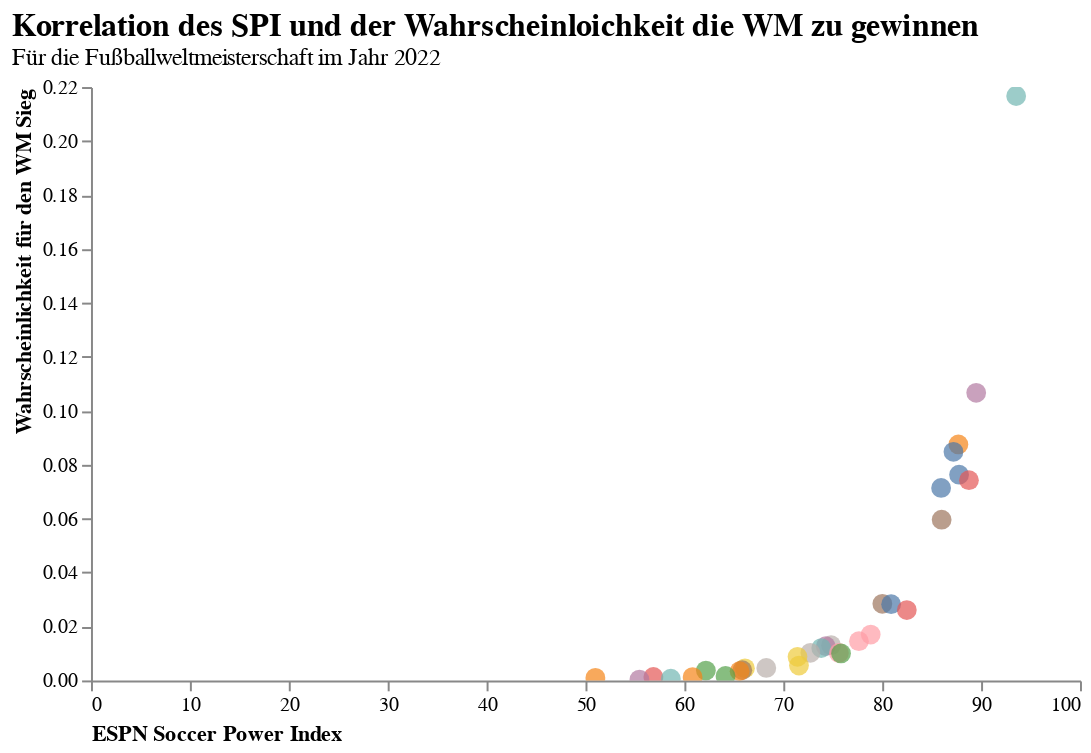

Here is the notebook cell this chart was saved with:
### Code cell
%matplotlib inline
import altair as alt

# Visualize the data
alt.Chart(df).mark_circle(size=100).encode(
    x=alt.X('spi',
            axis=alt.Axis(title='ESPN Soccer Power Index',
                          labelAngle=0,
                          titleAnchor='start',
                          grid=False)),
    y=alt.Y('win_league',
            axis=alt.Axis(title='Wahrscheinlichkeit für den WM Sieg',
                          titleAnchor='end',
                          grid=False)),
    color=alt.Color('team', legend=None),
    tooltip=['team', 'spi', 'win_league']

).properties(
    title={'text':'Korrelation des SPI und der Wahrscheinloichkeit die WM zu gewinnen','subtitle':'Für die Fußballweltmeisterschaft im Jahr 2022'},  
    width=500,
    height=300
).configure_view(
    strokeWidth=0
).configure_title( 
    fontSize=16,
    font='Arial',
    color='black',
    anchor='start'
).interactive()

### Figure 1 — Vega-Lite specification as saved in the notebook (floating-point values rounded to 4 significant figures)
{"config": {"view": {"continuousWidth": 400, "continuousHeight": 300, "strokeWidth": 0}, "title": {"anchor": "start", "color": "black", "font": "Arial", "fontSize": 16}}, "data": {"name": "data-56baa678e382e6af0ea107f7f4af628d"}, "mark": {"type": "circle", "size": 100}, "encoding": {"color": {"type": "nominal", "field": "team", "legend": null}, "tooltip": [{"type": "nominal", "field": "team"}, {"type": "quantitative", "field": "spi"}, {"type": "quantitative", "field": "win_league"}], "x": {"type": "quantitative", "axis": {"grid": false, "labelAngle": 0, "title": "ESPN Soccer Power Index", "titleAnchor": "start"}, "field": "spi"}, "y": {"type": "quantitative", "axis": {"grid": false, "title": "Wahrscheinlichkeit für den WM Sieg", "titleAnchor": "end"}, "field": "win_league"}}, "height": 300, "selection": {"selector004": {"type": "interval", "bind": "scales", "encodings": ["x", "y"]}}, "title": {"text": "Korrelation des SPI und der Wahrscheinloichkeit die WM zu gewinnen", "subtitle": "Für die Fußballweltmeisterschaft im Jahr 2022"}, "width": 500, "$schema": "https://vega.github.io/schema/vega-lite/v4.8.1.json", "datasets": {"data-56baa678e382e6af0ea107f7f4af628d": [{"forecast_timestamp": "2022-11-16T16:00:55+00:00", "team": "Brazil", "group": "G", "spi": 93.55, "global_o": 3.222, "global_d": 0.2963, "sim_wins": 2.115, "sim_ties": 0.5946, "sim_losses": 0.2907, "sim_goal_diff": 4.463, "goals_scored": 6.302, "goals_against": 1.839, "group_1": 0.7164, "group_2": 0.1941, "group_3": 0.06846, "group_4": 0.02109, "make_round_of_16": 0.9104, "make_quarters": 0.6887, "make_semis": 0.4638, "make_final": 0.3248, "win_league": 0.2167, "timestamp": "2022-12-14T20:56:18+00:00"}, {"forecast_timestamp": "2022-11-16T16:00:55+00:00", "team": "Spain", "group": "E", "spi": 89.51, "global_o": 2.802, "global_d": 0.3863, "sim_wins": 1.763, "sim_ties": 0.6977, "sim_losses": 0.5392, "sim_goal_diff": 2.88, "goals_scored": 5.468, "goals_against": 2.588, "group_1": 0.4684, "group_2": 0.3385, "group_3": 0.1542, "group_4": 0.03896, "make_round_of_16": 0.8069, "make_quarters": 0.5558, "make_semis": 0.3028, "make_final": 0.1886, "win_league": 0.1066, "timestamp": "2022-12-14T20:56:18+00:00"}, {"forecast_timestamp": "2022-11-16T16:00:55+00:00", "team": "France", "group": "D", "spi": 87.71, "global_o": 2.774, "global_d": 0.4792, "sim_wins": 1.784, "sim_ties": 0.735, "sim_losses": 0.4807, "sim_goal_diff": 2.965, "goals_scored": 5.307, "goals_against": 2.342, "group_1": 0.5536, "group_2": 0.2733, "group_3": 0.1233, "group_4": 0.04986, "make_round_of_16": 0.8269, "make_quarters": 0.5405, "make_semis": 0.3313, "make_final": 0.1719, "win_league": 0.0875, "timestamp": "2022-12-14T20:56:18+00:00"}, {"forecast_timestamp": "2022-11-16T16:00:55+00:00", "team": "Argentina", "group": "C", "spi": 87.21, "global_o": 2.628, "global_d": 0.4317, "sim_wins": 1.837, "sim_ties": 0.732, "sim_losses": 0.4313, "sim_goal_diff": 3.169, "goals_scored": 5.335, "goals_against": 2.165, "group_1": 0.5972, "group_2": 0.2427, "group_3": 0.1129, "group_4": 0.0471, "make_round_of_16": 0.8399, "make_quarters": 0.5309, "make_semis": 0.3276, "make_final": 0.1594, "win_league": 0.08476, "timestamp": "2022-12-14T20:56:18+00:00"}, {"forecast_timestamp": "2022-11-16T16:00:55+00:00", "team": "Portugal", "group": "H", "spi": 87.77, "global_o": 2.789, "global_d": 0.4829, "sim_wins": 1.742, "sim_ties": 0.7474, "sim_losses": 0.5105, "sim_goal_diff": 2.808, "goals_scored": 5.189, "goals_against": 2.382, "group_1": 0.5346, "group_2": 0.2763, "group_3": 0.1347, "group_4": 0.05445, "make_round_of_16": 0.8109, "make_quarters": 0.4558, "make_semis": 0.2603, "make_final": 0.1525, "win_league": 0.07629, "timestamp": "2022-12-14T20:56:18+00:00"}, {"forecast_timestamp": "2022-11-16T16:00:55+00:00", "team": "Germany", "group": "E", "spi": 88.77, "global_o": 3.172, "global_d": 0.6192, "sim_wins": 1.66, "sim_ties": 0.6554, "sim_losses": 0.6847, "sim_goal_diff": 2.552, "goals_scored": 5.859, "goals_against": 3.306, "group_1": 0.4033, "group_2": 0.3609, "group_3": 0.1813, "group_4": 0.05448, "make_round_of_16": 0.7642, "make_quarters": 0.4958, "make_semis": 0.2483, "make_final": 0.1439, "win_league": 0.07425, "timestamp": "2022-12-14T20:56:18+00:00"}, {"forecast_timestamp": "2022-11-16T16:00:55+00:00", "team": "England", "group": "B", "spi": 85.96, "global_o": 2.553, "global_d": 0.4599, "sim_wins": 1.713, "sim_ties": 0.7942, "sim_losses": 0.4932, "sim_goal_diff": 2.629, "goals_scored": 4.877, "goals_against": 2.248, "group_1": 0.5544, "group_2": 0.2498, "group_3": 0.1299, "group_4": 0.06588, "make_round_of_16": 0.8043, "make_quarters": 0.5161, "make_semis": 0.29, "make_final": 0.1469, "win_league": 0.07136, "timestamp": "2022-12-14T20:56:18+00:00"}, {"forecast_timestamp": "2022-11-16T16:00:55+00:00", "team": "Netherlands", "group": "A", "spi": 86.01, "global_o": 2.796, "global_d": 0.5897, "sim_wins": 1.732, "sim_ties": 0.7104, "sim_losses": 0.5574, "sim_goal_diff": 2.9, "goals_scored": 5.864, "goals_against": 2.964, "group_1": 0.5322, "group_2": 0.2578, "group_3": 0.1455, "group_4": 0.06442, "make_round_of_16": 0.7901, "make_quarters": 0.4899, "make_semis": 0.2666, "make_final": 0.1191, "win_league": 0.0596, "timestamp": "2022-12-14T20:56:18+00:00"}, {"forecast_timestamp": "2022-11-16T16:00:55+00:00", "team": "Denmark", "group": "D", "spi": 80.02, "global_o": 2.289, "global_d": 0.602, "sim_wins": 1.315, "sim_ties": 0.8394, "sim_losses": 0.8453, "sim_goal_diff": 0.9931, "goals_scored": 4.094, "goals_against": 3.1, "group_1": 0.2906, "group_2": 0.3578, "group_3": 0.2253, "group_4": 0.1263, "make_round_of_16": 0.6483, "make_quarters": 0.3325, "make_semis": 0.1686, "make_final": 0.06883, "win_league": 0.02842, "timestamp": "2022-12-14T20:56:18+00:00"}, {"forecast_timestamp": "2022-11-16T16:00:55+00:00", "team": "Uruguay", "group": "H", "spi": 80.9, "global_o": 2.255, "global_d": 0.5396, "sim_wins": 1.327, "sim_ties": 0.8623, "sim_losses": 0.8108, "sim_goal_diff": 1.067, "goals_scored": 3.966, "goals_against": 2.899, "group_1": 0.2982, "group_2": 0.3546, "group_3": 0.2291, "group_4": 0.1182, "make_round_of_16": 0.6527, "make_quarters": 0.2824, "make_semis": 0.1326, "make_final": 0.06615, "win_league": 0.02828, "timestamp": "2022-12-14T20:56:18+00:00"}, {"forecast_timestamp": "2022-11-16T16:00:55+00:00", "team": "Belgium", "group": "F", "spi": 82.49, "global_o": 2.625, "global_d": 0.6845, "sim_wins": 1.328, "sim_ties": 0.8056, "sim_losses": 0.8664, "sim_goal_diff": 1.04, "goals_scored": 4.715, "goals_against": 3.675, "group_1": 0.3564, "group_2": 0.2676, "group_3": 0.2126, "group_4": 0.1634, "make_round_of_16": 0.624, "make_quarters": 0.2737, "make_semis": 0.1203, "make_final": 0.06141, "win_league": 0.02608, "timestamp": "2022-12-14T20:56:18+00:00"}, {"forecast_timestamp": "2022-11-16T16:00:55+00:00", "team": "Croatia", "group": "F", "spi": 78.84, "global_o": 2.286, "global_d": 0.6552, "sim_wins": 1.157, "sim_ties": 0.85, "sim_losses": 0.9931, "sim_goal_diff": 0.3255, "goals_scored": 4.071, "goals_against": 3.745, "group_1": 0.2755, "group_2": 0.2687, "group_3": 0.2432, "group_4": 0.2126, "make_round_of_16": 0.5442, "make_quarters": 0.2141, "make_semis": 0.08819, "make_final": 0.04219, "win_league": 0.01702, "timestamp": "2022-12-14T20:56:18+00:00"}, {"forecast_timestamp": "2022-11-16T16:00:55+00:00", "team": "Switzerland", "group": "G", "spi": 77.65, "global_o": 2.231, "global_d": 0.6753, "sim_wins": 1.012, "sim_ties": 0.7929, "sim_losses": 1.195, "sim_goal_diff": -0.4922, "goals_scored": 3.613, "goals_against": 4.105, "group_1": 0.1346, "group_2": 0.3441, "group_3": 0.3075, "group_4": 0.2139, "make_round_of_16": 0.4786, "make_quarters": 0.2074, "make_semis": 0.0888, "make_final": 0.03948, "win_league": 0.01455, "timestamp": "2022-12-14T20:56:18+00:00"}, {"forecast_timestamp": "2022-11-16T16:00:55+00:00", "team": "USA", "group": "B", "spi": 74.83, "global_o": 2.114, "global_d": 0.7233, "sim_wins": 1.085, "sim_ties": 0.879, "sim_losses": 1.036, "sim_goal_diff": 0.07698, "goals_scored": 3.585, "goals_against": 3.508, "group_1": 0.2214, "group_2": 0.3081, "group_3": 0.2635, "group_4": 0.2069, "make_round_of_16": 0.5295, "make_quarters": 0.243, "make_semis": 0.1008, "make_final": 0.03517, "win_league": 0.01304, "timestamp": "2022-12-14T20:56:18+00:00"}, {"forecast_timestamp": "2022-11-16T16:00:55+00:00", "team": "Mexico", "group": "C", "spi": 74.3, "global_o": 2.006, "global_d": 0.6721, "sim_wins": 1.109, "sim_ties": 0.8611, "sim_losses": 1.03, "sim_goal_diff": 0.1582, "goals_scored": 3.621, "goals_against": 3.463, "group_1": 0.2072, "group_2": 0.3292, "group_3": 0.273, "group_4": 0.1906, "make_round_of_16": 0.5364, "make_quarters": 0.2221, "make_semis": 0.09943, "make_final": 0.03394, "win_league": 0.01268, "timestamp": "2022-12-14T20:56:18+00:00"}, {"forecast_timestamp": "2022-11-16T16:00:55+00:00", "team": "Senegal", "group": "A", "spi": 73.84, "global_o": 1.946, "global_d": 0.6493, "sim_wins": 1.103, "sim_ties": 0.8466, "sim_losses": 1.05, "sim_goal_diff": 0.1399, "goals_scored": 3.843, "goals_against": 3.703, "group_1": 0.2096, "group_2": 0.3017, "group_3": 0.2936, "group_4": 0.1951, "make_round_of_16": 0.5113, "make_quarters": 0.2315, "make_semis": 0.09563, "make_final": 0.03294, "win_league": 0.01199, "timestamp": "2022-12-14T20:56:18+00:00"}, {"forecast_timestamp": "2022-11-16T16:00:55+00:00", "team": "Ecuador", "group": "A", "spi": 72.74, "global_o": 1.956, "global_d": 0.7029, "sim_wins": 1.061, "sim_ties": 0.8331, "sim_losses": 1.106, "sim_goal_diff": -0.08847, "goals_scored": 3.806, "goals_against": 3.894, "group_1": 0.1901, "group_2": 0.2919, "group_3": 0.3046, "group_4": 0.2133, "make_round_of_16": 0.4821, "make_quarters": 0.2092, "make_semis": 0.08389, "make_final": 0.02817, "win_league": 0.01022, "timestamp": "2022-12-14T20:56:18+00:00"}, {"forecast_timestamp": "2022-11-16T16:00:55+00:00", "team": "Morocco", "group": "F", "spi": 75.62, "global_o": 2.1, "global_d": 0.679, "sim_wins": 1.007, "sim_ties": 0.8613, "sim_losses": 1.131, "sim_goal_diff": -0.2797, "goals_scored": 3.682, "goals_against": 3.962, "group_1": 0.2142, "group_2": 0.2505, "group_3": 0.2693, "group_4": 0.266, "make_round_of_16": 0.4647, "make_quarters": 0.1653, "make_semis": 0.06159, "make_final": 0.02701, "win_league": 0.01021, "timestamp": "2022-12-14T20:56:18+00:00"}, {"forecast_timestamp": "2022-11-16T16:00:55+00:00", "team": "Serbia", "group": "G", "spi": 75.84, "global_o": 2.218, "global_d": 0.7497, "sim_wins": 0.9161, "sim_ties": 0.7786, "sim_losses": 1.305, "sim_goal_diff": -0.9848, "goals_scored": 3.468, "goals_against": 4.453, "group_1": 0.1095, "group_2": 0.3034, "group_3": 0.3336, "group_4": 0.2534, "make_round_of_16": 0.4129, "make_quarters": 0.1659, "make_semis": 0.06658, "make_final": 0.02878, "win_league": 0.01, "timestamp": "2022-12-14T20:56:18+00:00"}, {"forecast_timestamp": "2022-11-16T16:00:55+00:00", "team": "Japan", "group": "E", "spi": 71.44, "global_o": 1.986, "global_d": 0.7807, "sim_wins": 0.9156, "sim_ties": 0.7601, "sim_losses": 1.324, "sim_goal_diff": -1.033, "goals_scored": 3.519, "goals_against": 4.552, "group_1": 0.1108, "group_2": 0.2341, "group_3": 0.4368, "group_4": 0.2183, "make_round_of_16": 0.3449, "make_quarters": 0.1576, "make_semis": 0.05775, "make_final": 0.02465, "win_league": 0.00876, "timestamp": "2022-12-14T20:56:18+00:00"}, {"forecast_timestamp": "2022-11-16T16:00:55+00:00", "team": "Canada", "group": "F", "spi": 71.59, "global_o": 1.947, "global_d": 0.7461, "sim_wins": 0.8221, "sim_ties": 0.8543, "sim_losses": 1.324, "sim_goal_diff": -1.086, "goals_scored": 3.267, "goals_against": 4.354, "group_1": 0.1539, "group_2": 0.2132, "group_3": 0.2749, "group_4": 0.358, "make_round_of_16": 0.3671, "make_quarters": 0.1148, "make_semis": 0.03869, "make_final": 0.01591, "win_league": 0.0055, "timestamp": "2022-12-14T20:56:18+00:00"}, {"forecast_timestamp": "2022-11-16T16:00:55+00:00", "team": "Poland", "group": "C", "spi": 68.28, "global_o": 1.876, "global_d": 0.8328, "sim_wins": 0.8488, "sim_ties": 0.833, "sim_losses": 1.318, "sim_goal_diff": -1.063, "goals_scored": 3.148, "goals_against": 4.211, "group_1": 0.1259, "group_2": 0.2533, "group_3": 0.3197, "group_4": 0.3011, "make_round_of_16": 0.3792, "make_quarters": 0.1294, "make_semis": 0.05029, "make_final": 0.01471, "win_league": 0.00463, "timestamp": "2022-12-14T20:56:18+00:00"}, {"forecast_timestamp": "2022-11-16T16:00:55+00:00", "team": "South Korea", "group": "H", "spi": 66.12, "global_o": 1.734, "global_d": 0.8109, "sim_wins": 0.8265, "sim_ties": 0.8559, "sim_losses": 1.318, "sim_goal_diff": -1.133, "goals_scored": 2.914, "goals_against": 4.047, "group_1": 0.1206, "group_2": 0.2357, "group_3": 0.3515, "group_4": 0.2922, "make_round_of_16": 0.3564, "make_quarters": 0.106, "make_semis": 0.03783, "make_final": 0.01429, "win_league": 0.00449, "timestamp": "2022-12-14T20:56:18+00:00"}, {"forecast_timestamp": "2022-11-16T16:00:55+00:00", "team": "Tunisia", "group": "D", "spi": 65.85, "global_o": 1.633, "global_d": 0.7408, "sim_wins": 0.7326, "sim_ties": 0.8659, "sim_losses": 1.402, "sim_goal_diff": -1.466, "goals_scored": 2.623, "goals_against": 4.089, "group_1": 0.09675, "group_2": 0.2119, "group_3": 0.349, "group_4": 0.3424, "make_round_of_16": 0.3086, "make_quarters": 0.1105, "make_semis": 0.04178, "make_final": 0.01166, "win_league": 0.00382, "timestamp": "2022-12-14T20:56:18+00:00"}, {"forecast_timestamp": "2022-11-16T16:00:55+00:00", "team": "Iran", "group": "B", "spi": 62.17, "global_o": 1.511, "global_d": 0.7856, "sim_wins": 0.7501, "sim_ties": 0.9078, "sim_losses": 1.342, "sim_goal_diff": -1.23, "goals_scored": 2.621, "goals_against": 3.851, "group_1": 0.1152, "group_2": 0.2269, "group_3": 0.3076, "group_4": 0.3503, "make_round_of_16": 0.3421, "make_quarters": 0.1269, "make_semis": 0.04371, "make_final": 0.01241, "win_league": 0.00365, "timestamp": "2022-12-14T20:56:18+00:00"}, {"forecast_timestamp": "2022-11-16T16:00:55+00:00", "team": "Wales", "group": "B", "spi": 65.58, "global_o": 1.713, "global_d": 0.8159, "sim_wins": 0.7236, "sim_ties": 0.8756, "sim_losses": 1.401, "sim_goal_diff": -1.476, "goals_scored": 2.679, "goals_against": 4.154, "group_1": 0.109, "group_2": 0.2152, "group_3": 0.299, "group_4": 0.3769, "make_round_of_16": 0.3241, "make_quarters": 0.1176, "make_semis": 0.03968, "make_final": 0.01153, "win_league": 0.00345, "timestamp": "2022-12-14T20:56:18+00:00"}, {"forecast_timestamp": "2022-11-16T16:00:55+00:00", "team": "Cameroon", "group": "G", "spi": 64.16, "global_o": 1.657, "global_d": 0.8288, "sim_wins": 0.5109, "sim_ties": 0.7256, "sim_losses": 1.763, "sim_goal_diff": -2.986, "goals_scored": 2.306, "goals_against": 5.292, "group_1": 0.03952, "group_2": 0.1585, "group_3": 0.2905, "group_4": 0.5115, "make_round_of_16": 0.198, "make_quarters": 0.05796, "make_semis": 0.01791, "make_final": 0.00597, "win_league": 0.00167, "timestamp": "2022-12-14T20:56:18+00:00"}, {"forecast_timestamp": "2022-11-16T16:00:55+00:00", "team": "Saudi Arabia", "group": "C", "spi": 56.87, "global_o": 1.5, "global_d": 0.9912, "sim_wins": 0.5972, "sim_ties": 0.7902, "sim_losses": 1.613, "sim_goal_diff": -2.264, "goals_scored": 2.553, "goals_against": 4.818, "group_1": 0.06973, "group_2": 0.1748, "group_3": 0.2944, "group_4": 0.4612, "make_round_of_16": 0.2445, "make_quarters": 0.06913, "make_semis": 0.02164, "make_final": 0.00516, "win_league": 0.00132, "timestamp": "2022-12-14T20:56:18+00:00"}, {"forecast_timestamp": "2022-11-16T16:00:55+00:00", "team": "Australia", "group": "D", "spi": 60.83, "global_o": 1.594, "global_d": 0.9111, "sim_wins": 0.5515, "sim_ties": 0.7925, "sim_losses": 1.656, "sim_goal_diff": -2.493, "goals_scored": 2.369, "goals_against": 4.862, "group_1": 0.05911, "group_2": 0.1571, "group_3": 0.3024, "group_4": 0.4814, "make_round_of_16": 0.2162, "make_quarters": 0.065, "make_semis": 0.02062, "make_final": 0.00454, "win_league": 0.00124, "timestamp": "2022-12-14T20:56:18+00:00"}, {"forecast_timestamp": "2022-11-16T16:00:55+00:00", "team": "Qatar", "group": "A", "spi": 51.0, "global_o": 1.571, "global_d": 1.316, "sim_wins": 0.5655, "sim_ties": 0.6868, "sim_losses": 1.748, "sim_goal_diff": -2.951, "goals_scored": 3.119, "goals_against": 6.07, "group_1": 0.06806, "group_2": 0.1485, "group_3": 0.2563, "group_4": 0.5271, "make_round_of_16": 0.2166, "make_quarters": 0.06588, "make_semis": 0.0184, "make_final": 0.00399, "win_league": 0.00096, "timestamp": "2022-12-14T20:56:18+00:00"}, {"forecast_timestamp": "2022-11-16T16:00:55+00:00", "team": "Ghana", "group": "H", "spi": 58.63, "global_o": 1.433, "global_d": 0.8581, "sim_wins": 0.4673, "sim_ties": 0.8088, "sim_losses": 1.724, "sim_goal_diff": -2.741, "goals_scored": 1.999, "goals_against": 4.74, "group_1": 0.04662, "group_2": 0.1334, "group_3": 0.2848, "group_4": 0.5352, "make_round_of_16": 0.18, "make_quarters": 0.03586, "make_semis": 0.00945, "make_final": 0.00284, "win_league": 0.00063, "timestamp": "2022-12-14T20:56:18+00:00"}, {"forecast_timestamp": "2022-11-16T16:00:55+00:00", "team": "Costa Rica", "group": "E", "spi": 55.46, "global_o": 1.398, "global_d": 0.9539, "sim_wins": 0.2985, "sim_ties": 0.6128, "sim_losses": 2.089, "sim_goal_diff": -4.399, "goals_scored": 1.809, "goals_against": 6.207, "group_1": 0.01743, "group_2": 0.06655, "group_3": 0.2277, "group_4": 0.6883, "make_round_of_16": 0.08398, "make_quarters": 0.0229, "make_semis": 0.0051, "make_final": 0.00132, "win_league": 0.00032, "timestamp": "2022-12-14T20:56:18+00:00"}]}}
